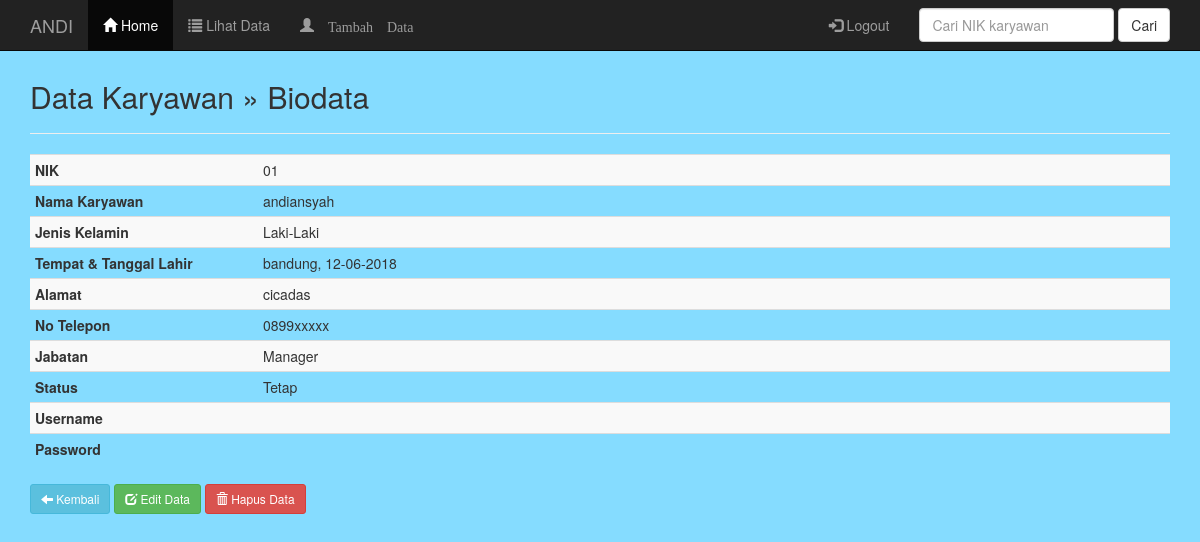
Screenshot of /admin/profile.php?nik=01 with the database file from the repository.
### tables this page shows
CREATE TABLE `karyawan` (
  `nik` varchar(10) NOT NULL,
  `nama` varchar(50) NOT NULL,
  `jenis_kelamin` text NOT NULL,
  `tempat_lahir` varchar(30) NOT NULL,
  `tanggal_lahir` varchar(30) NOT NULL,
  `alamat` varchar(50) NOT NULL,
  `no_telepon` varchar(10) NOT NULL,
  `jabatan` varchar(15) NOT NULL,
  `status` varchar(15) NOT NULL
);

### admin/profile.php (the view, shortened to what this page needs)
<?php
include("header.php");
include("koneksi.php");
?>
	<div class="container">
		<div class="content">
			<h2>Data Karyawan &raquo; Biodata</h2>
			<hr />
			<?php
			$nik = $_GET['nik'];
			$sql = mysqli_query($koneksi, "SELECT * FROM karyawan WHERE nik='$nik'");
			if(mysqli_num_rows($sql) == 0){
				header("Location: index.php");
			}else{
				$row = mysqli_fetch_assoc($sql);
			}
			?>
			<table class="table table-striped table-condensed">
				<tr>
					<th width="20%">NIK</th>
					<td><?php echo $row['nik']; ?></td>
				</tr>
				<tr>
					<th>Nama Karyawan</th>
					<td><?php echo $row['nama']; ?></td>
				</tr>
				<tr>
					<th>Jenis Kelamin</th>
					<td><?php echo $row['jenis_kelamin']; ?></td>
				</tr>
				<tr>
					<th>Tempat & Tanggal Lahir</th>
					<td><?php echo $row['tempat_lahir'].', '.$row['tanggal_lahir']; ?></td>
				</tr>
				<tr>
					<th>Alamat</th>
					<td><?php echo $row['alamat']; ?></td>
				</tr>
				<tr>
					<th>No Telepon</th>
					<td><?php echo $row['no_telepon']; ?></td>
				</tr>
				<tr>
					<th>Jabatan</th>
					<td><?php echo $row['jabatan']; ?></td>
				</tr>
				<tr>
					<th>Status</th>
					<td><?php echo $row['status']; ?></td>
				</tr>
				<tr>
					<th>Username</th>
					<td><?php echo $row['username']; ?></td>
				</tr>
				<tr>
					<th>Password</th>
					<td><?php echo $row['password']; ?></td>
				</tr>
			</table>
			<a href="data.php" class="btn btn-sm btn-info"><span class="glyphicon glyphicon-arrow-left" aria-hidden="true"></span> Kembali</a>
			<a href="edit.php?nik=<?php echo $row['nik']; ?>" class="btn btn-sm btn-success"><span class="glyphicon glyphicon-edit" aria-hidden="true"></span> Edit Data</a>
			<a href="profile.php?aksi=delete&nik=<?php echo $row['nik']; ?>" class="btn btn-sm btn-danger" onclick="return confirm('Anda yakin akan mengahapus data <?php echo $row['nama']; ?>')"><span class="glyphicon glyphicon-trash" aria-hidden="true"></span> Hapus Data</a>
		</div>
	</div>
<?php
include("footer.php");
?>

### admin/css/style.css (style rules this page uses)
.content { margin-top: 80px; }
body { background-color: hsl(197, 100%, 76%); -webkit-animation: color 5s ease-in 0s infinite alternate running; -moz-animation: color 5s linear 0s infinite alternate running; animation: color 5s linear 0s infinite alternate running; }

### rows the page displays
karyawan: nik "01", nama "andiansyah", jenis_kelamin "Laki-Laki", tempat_lahir "bandung", tanggal_lahir "12-06-2018", alamat "cicadas", no_telepon "0899xxxxx", jabatan "Manager", status "Tetap"
